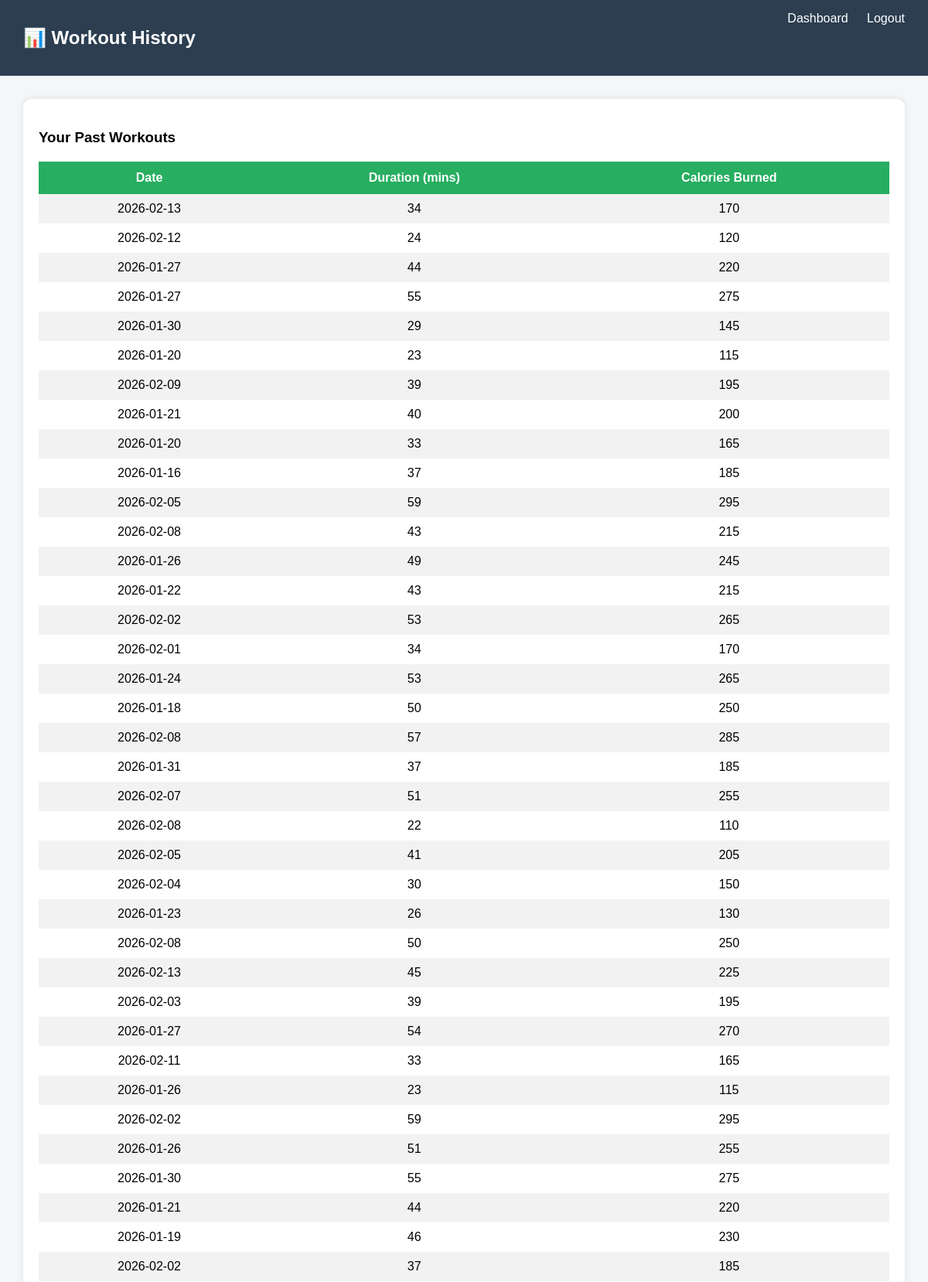
Screenshot of /history (signed in, upper part) with the database file from the repository.
### tables this page shows
CREATE TABLE workouts(
    id INTEGER PRIMARY KEY AUTOINCREMENT,
    user_id INTEGER,
    date TEXT,
    duration INTEGER,
    calories_burned INTEGER
);

### app.py (the view)
@app.route("/history")
def history():
    if "user_id" not in session:
        return redirect("/")
    conn = get_db()
    cursor = conn.cursor()
    data = cursor.execute(
        "SELECT date, duration, calories_burned FROM workouts WHERE user_id=?",
        (session["user_id"],)
    ).fetchall()
    conn.close()
    return render_template("history.html", workouts=data)

### app.py (called while the page is built)
def get_db():
    return sqlite3.connect("database.db")

### templates/history.html (shortened to what this page needs)
<!DOCTYPE html>
<html>
<head>
</head>
<body>
<div class="navbar">
    <h2>📊 Workout History</h2>
    <div>
        <a href="/dashboard">Dashboard</a>
        <a href="/logout">Logout</a>
    </div>
</div>
<div class="container">
    <div class="card">
        <h3>Your Past Workouts</h3>
        <table>
            <tr>
                <th>Date</th>
                <th>Duration (mins)</th>
                <th>Calories Burned</th>
            </tr>
            {% for w in workouts %}
            <tr>
                <td>{{ w[0] }}</td>
                <td>{{ w[1] }}</td>
                <td>{{ w[2] }}</td>
            </tr>
            {% endfor %}
        </table>
    </div>
</div>
</body>
</html>

### templates/history.html (style rules this page uses)
body { margin:0; font-family:Arial; background:#f4f6f8; }
.navbar { background:#2c3e50; color:white; padding:15px 30px; display:flex; justify-content:space-between; }
.navbar a { color:white; text-decoration:none; margin-left:20px; }
.container { padding:30px; }
.card { background:white; padding:20px; border-radius:10px; box-shadow:0 0 8px rgba(0,0,0,0.1); }
table { width:100%; border-collapse:collapse; margin-top:20px; }
th { background:#27ae60; color:white; padding:12px; }
td { padding:10px; text-align:center; }
tr:nth-child(even) { background:#f2f2f2; }

### rows the page displays
workouts: date "2026-02-13", duration "34", calories_burned "170"
workouts: date "2026-02-12", duration "24", calories_burned "120"
workouts: date "2026-01-27", duration "44", calories_burned "220"
workouts: date "2026-01-27", duration "55", calories_burned "275"
workouts: date "2026-01-30", duration "29", calories_burned "145"
workouts: date "2026-01-20", duration "23", calories_burned "115"
workouts: date "2026-02-09", duration "39", calories_burned "195"
workouts: date "2026-01-21", duration "40", calories_burned "200"
workouts: date "2026-01-20", duration "33", calories_burned "165"
workouts: date "2026-01-16", duration "37", calories_burned "185"
workouts: date "2026-02-05", duration "59", calories_burned "295"
workouts: date "2026-02-08", duration "43", calories_burned "215"
workouts: date "2026-01-26", duration "49", calories_burned "245"
workouts: date "2026-01-22", duration "43", calories_burned "215"
workouts: date "2026-02-02", duration "53", calories_burned "265"
workouts: date "2026-02-01", duration "34", calories_burned "170"
workouts: date "2026-01-24", duration "53", calories_burned "265"
workouts: date "2026-01-18", duration "50", calories_burned "250"
workouts: date "2026-02-08", duration "57", calories_burned "285"
workouts: date "2026-01-31", duration "37", calories_burned "185"
workouts: date "2026-02-07", duration "51", calories_burned "255"
workouts: date "2026-02-08", duration "22", calories_burned "110"
workouts: date "2026-02-05", duration "41", calories_burned "205"
workouts: date "2026-02-04", duration "30", calories_burned "150"
workouts: date "2026-01-23", duration "26", calories_burned "130"
workouts: date "2026-02-08", duration "50", calories_burned "250"
workouts: date "2026-02-13", duration "45", calories_burned "225"
workouts: date "2026-02-03", duration "39", calories_burned "195"
workouts: date "2026-01-27", duration "54", calories_burned "270"
workouts: date "2026-02-11", duration "33", calories_burned "165"
workouts: date "2026-01-26", duration "23", calories_burned "115"
workouts: date "2026-02-02", duration "59", calories_burned "295"
workouts: date "2026-01-26", duration "51", calories_burned "255"
workouts: date "2026-01-30", duration "55", calories_burned "275"
workouts: date "2026-01-21", duration "44", calories_burned "220"
workouts: date "2026-01-19", duration "46", calories_burned "230"
workouts: date "2026-02-02", duration "37", calories_burned "185"
